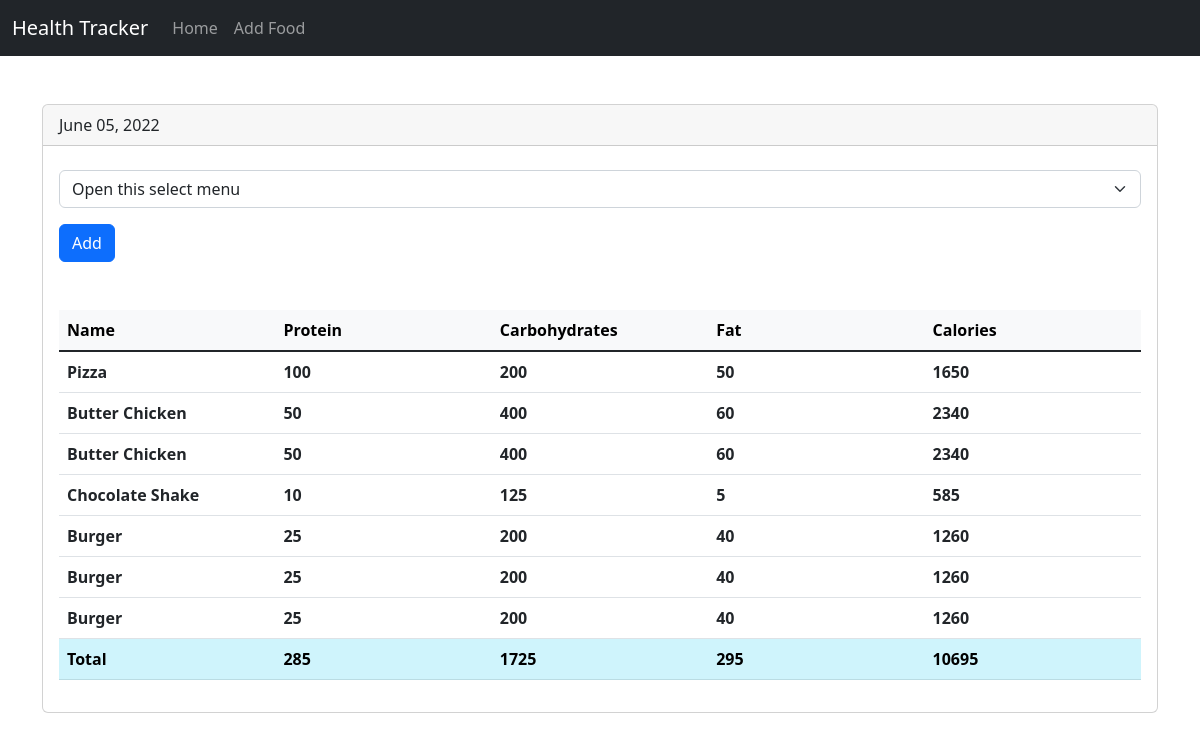
Page /view/20220605 on the committed database.
### tables this page shows
CREATE TABLE food(
    id integer primary key autoincrement,
    name text not null,
    protein integer not null,
    carbohydrates integer not null,
    fat integer not null,
    calories integer not null
);

### app.py (the view)
@app.route("/view/<date>", methods=['GET','POST'])
def view(date):
    db = get_db()
    cur = db.execute('select id,entry_date from log_date where entry_date = ?', [date])
    date_result = cur.fetchone()
    if request.method == 'POST':
        db.execute('insert into food_date (food_id,log_date_id) values (?,?)',[request.form['food-select'],date_result['id']])
        db.commit()
    d = datetime.strptime(str(date_result['entry_date']), '%Y%m%d')
    pretty_date = datetime.strftime(d, '%B %d, %Y')
    food_cur = db.execute('select id,name from food')
    food_result = food_cur.fetchall()
    log_cur = db.execute(''' select food.name,
                                    food.protein,
                                    food.carbohydrates,
                                    food.fat,
                                    food.calories
                                    from log_date
                                    join food_date on food_date.log_date_id = log_date.id
                                    join food on food.id = food_date.food_id
                                    where log_date.entry_date = ?''',[date])
    log_result = log_cur.fetchall()
    totals = {}
    totals['protein'] = 0
    totals['carbohydrates'] = 0
    totals['fat'] = 0
    totals['calories'] = 0
    for food in log_result:
        totals['protein'] += food['protein']
        totals['carbohydrates'] += food['carbohydrates']
        totals['fat'] += food['fat']
        totals['calories'] += food['calories']
    return render_template('day.html',entry_date=date_result['entry_date'],pretty_date=pretty_date,food=food_result, log_result=log_result, total=totals)

### database.py (called while the page is built)
def connect_db():
    sql = sqlite3.connect('e:/FlaskProject/HealthTracker/food_log.db')
    sql.row_factory = sqlite3.Row
    return sql

def get_db():
    if not hasattr(g, 'sqlite3_db'):
        g.sqlite_db = connect_db()
        return g.sqlite_db

### templates/day.html (shortened to what this page needs)
{% extends 'base.html' %}
{% block body %}
<div class="card mt-5">
    <div class="card-header">
      {{ pretty_date }}
    </div>
    <div class="card-body">
        <div class="mt-2 mb-5 g-col-8">
            <form action="{{ url_for('view', date=entry_date) }}" method="POST">
                <select class="form-select" aria-label="Default select example" name="food-select">
                    <option selected>Open this select menu</option>
                  </select>
                <button type="submit" class="btn btn-primary mt-3">Add</button>
            </form>
        </div>
        <table class="table align-middle">
            <thead class="table-light">
                <tr>
                    <th class="col-2">Name</th>
                    <th class="col-2">Protein</th>
                    <th class="col-2">Carbohydrates</th>
                    <th class="col-2">Fat</th>
                    <th class="col-2">Calories</th>
                </tr>
            </thead>
            <tbody class="table-group-divider">
                {% for food in log_result %}
                <tr>
                    <th>{{ food.name }}</th>
                    <th>{{ food.protein }}</th>
                    <th>{{ food.carbohydrates }}</th>
                    <th>{{ food.fat }}</th>
                    <th>{{ food.calories }}</th>
                </tr>
                {% endfor %}
            </tbody>
            <tfoot class="table-info">
                <tr>
                    <th>Total</th>
                    <th>{{total.protein}}</th>
                    <th>{{total.carbohydrates}}</th>
                    <th>{{total.fat}}</th>
                    <th>{{total.calories}}</th>
                </tr>
            </tfoot>
        </table>
    </div>
</div>
{% endblock body %}

### rows in the picture
food: name "Pizza", protein "100", carbohydrates "200", fat "50", calories "1650"
food: name "Butter Chicken", protein "50", carbohydrates "400", fat "60", calories "2340"
food: name "Chocolate Shake", protein "10", carbohydrates "125", fat "5", calories "585"
food: name "Burger", protein "25", carbohydrates "200", fat "40", calories "1260"

### other values in the picture
{{ pretty_date }} "June 05, 2022"
{{ total.protein }} "285"
{{ total.carbohydrates }} "1725"
{{ total.fat }} "295"
{{ total.calories }} "10695"
